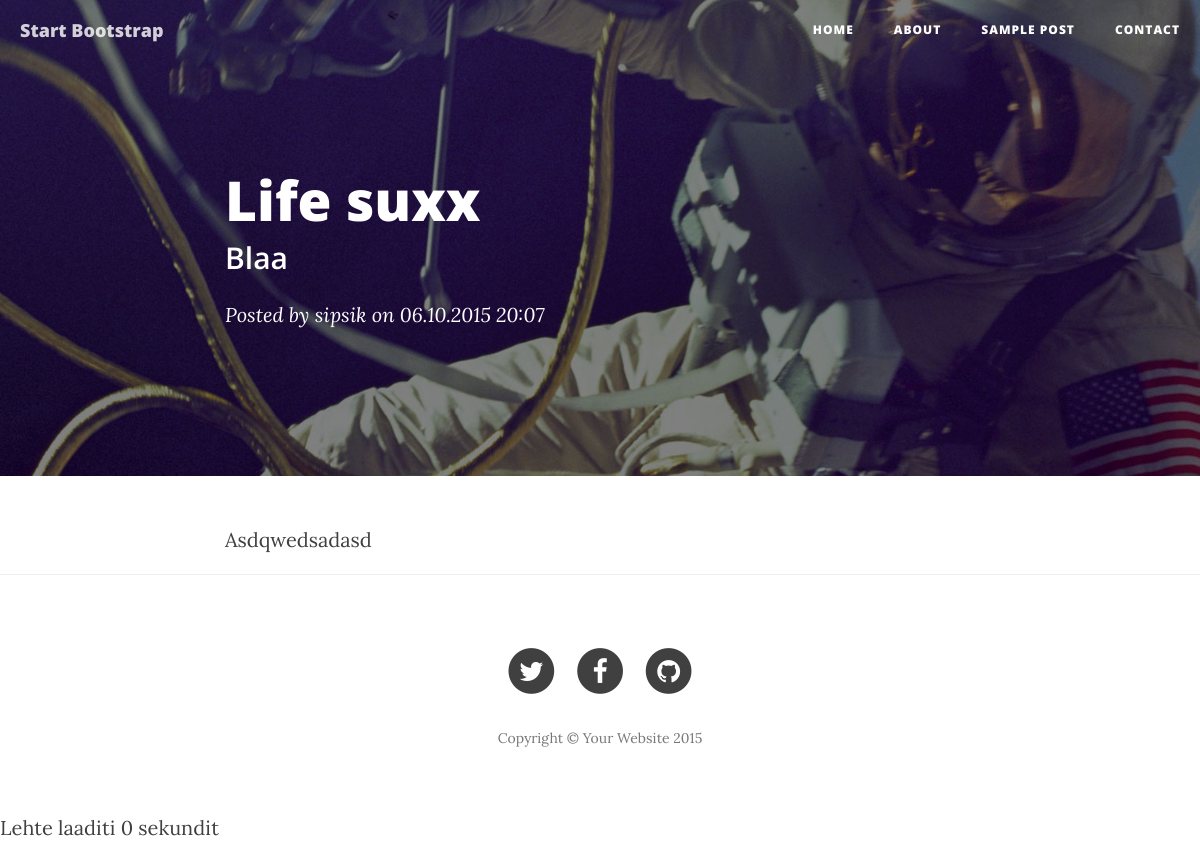
Page /?page=post&id=2 on the committed database.
### tables this page shows
CREATE TABLE `posts` (
  `post_id`          INT(11) UNSIGNED NOT NULL AUTO_INCREMENT,
  `author_id`        INT(10) UNSIGNED NOT NULL,
  `post_title`       VARCHAR(255)     NOT NULL,
  `post_description` VARCHAR(255)     NOT NULL,
  `post_text`        TEXT,
  `post_created`     DATETIME         NOT NULL DEFAULT CURRENT_TIMESTAMP,
  PRIMARY KEY (`post_id`),
  KEY `author_id` (`author_id`),
  CONSTRAINT `posts_ibfk_1` FOREIGN KEY (`author_id`) REFERENCES `authors` (`author_id`)
);

CREATE TABLE `authors` (
  `author_id`   INT(11) UNSIGNED NOT NULL AUTO_INCREMENT,
  `author_name` VARCHAR(255)     NOT NULL,
  PRIMARY KEY (`author_id`)
);

### controllers/post.php (called while the page is built)
<?php
$post_id = isset($_GET['id']) ? $_GET['id'] : -1;
$q = mysqli_query($db, "
  SELECT
    *,
    DATE_FORMAT(post_created, '%d.%m.%Y %H:%i') post_created
    FROM posts
      NATURAL JOIN authors
    WHERE post_id = $post_id");
$post = mysqli_fetch_assoc($q);

### views/post.php (the view)
<header class="intro-header" style="background-image: url('img/post-bg.jpg')">
    <div class="container">
        <div class="row">
            <div class="col-lg-8 col-lg-offset-2 col-md-10 col-md-offset-1">
                <div class="post-heading">
                    <h1><?= $post['post_title'] ?></h1>
                    <h2 class="subheading"><?= $post['post_description'] ?></h2>
                    <span class="meta">Posted by <a
                            href="#"><?= $post['author_name'] ?></a> on <?= $post['post_created'] ?></span>
                </div>
            </div>
        </div>
    </div>
</header>
<article>
    <div class="container">
        <div class="row">
            <div class="col-lg-8 col-lg-offset-2 col-md-10 col-md-offset-1"><?= $post['post_text'] ?></div>
        </div>
    </div>
</article>
<hr>

### rows in the picture
posts: post_title "Life suxx", post_description "Blaa", author.author_name "sipsik", post_text "Asdqwedsadasd"

### other values in the picture
$post['post_created'] "06.10.2015 20:07"
